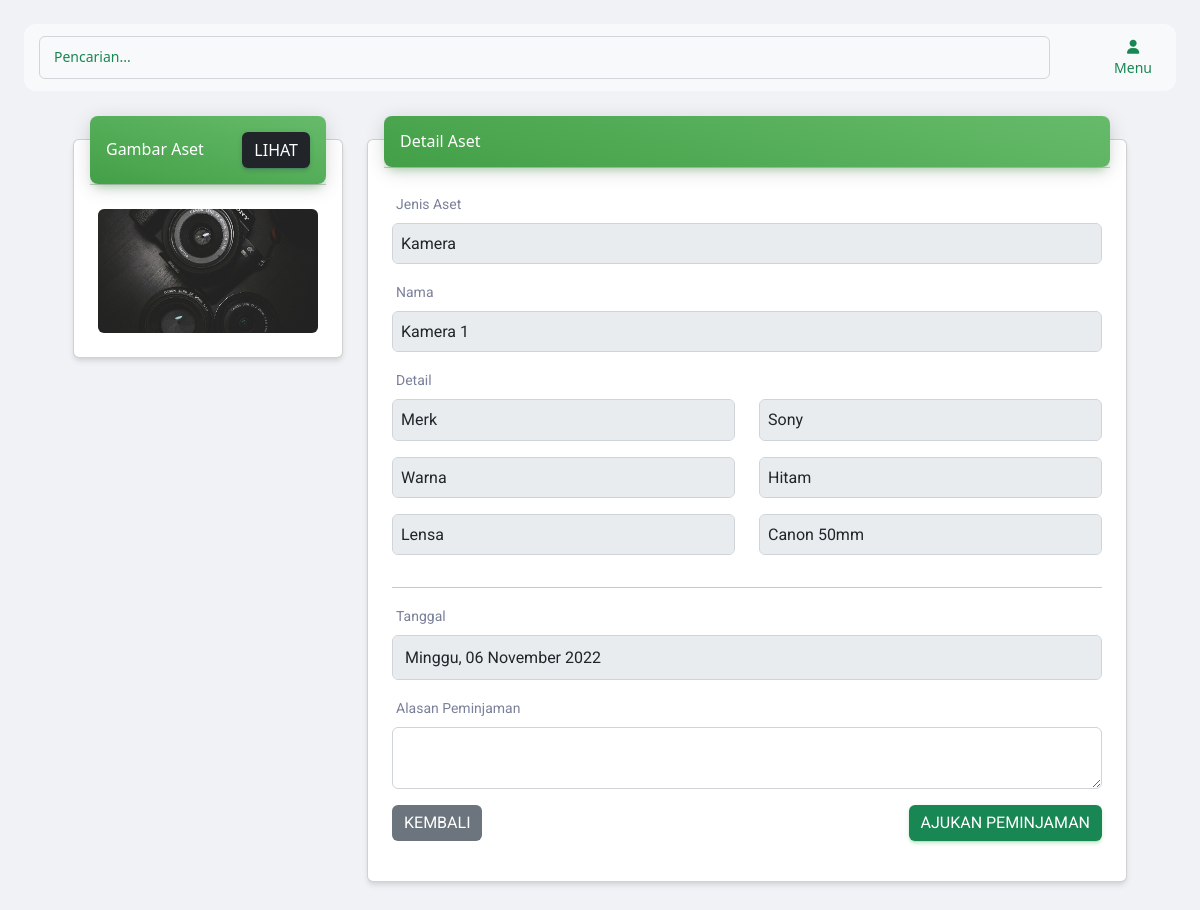
The app's page /index.php?h=pengajuan_peminjaman&id=1 (signed in) with its own data.
### tables this page shows
CREATE TABLE aset(
    id BIGINT UNSIGNED PRIMARY KEY AUTO_INCREMENT,
    id_jenis_aset BIGINT UNSIGNED REFERENCES jenis_aset(id),
    id_sifat_aset BIGINT UNSIGNED REFERENCES sifat_aset(id),
    nama VARCHAR(255),
    tanggal_masuk DATE,
    detail JSON,
    foto VARCHAR(255),
    keterangan TEXT
);

CREATE TABLE jenis_aset(
    id BIGINT UNSIGNED PRIMARY KEY AUTO_INCREMENT,
    nama VARCHAR(255),
    keterangan TEXT
);

### helper/date.php (called while the page is built, shortened)
<?php
function tanggalIndonesiaString($date)
{
    $tanggal = explode('-', $date)[2];
    $bulan = explode('-', $date)[1];
    $tahun = explode('-', $date)[0];
    return HARI_DALAM_INDONESIA[Date("w", strtotime($date))] . ', ' . $tanggal . ' ' . BULAN_DALAM_INDONESIA[$bulan - 1] . ' ' . $tahun;
}

### halaman/peminjaman_aset/tambah.php (the view, shortened to what this page needs)
<?php
if (isset($_GET['id'])) {
    $q = "
    SELECT
        ja.nama AS jenis_aset,
        sa.nama AS sifat_aset,
        a.*,
        (SELECT COUNT(a.id) FROM aset AS a INNER JOIN aset_rusak AS ar ON a.id=ar.id_aset) AS rusak,
        (SELECT COUNT(a.id) FROM aset AS a INNER JOIN aset_hilang AS ah ON a.id=ah.id_aset) AS hilang,
        (SELECT COUNT(a.id) FROM aset AS a INNER JOIN pemeliharaan_aset AS plhra ON a.id=plhra.id_aset WHERE plhra.tanggal_selesai IS NULL) AS sedang_pemeliharaan,
        (SELECT COUNT(a.id) FROM aset AS a INNER JOIN peminjaman_aset AS pa ON a.id=pa.id_aset WHERE pa.status BETWEEN 3 AND 5) AS sedang_dipinjam,
        (SELECT COUNT(a.id) FROM aset AS a INNER JOIN peminjaman_aset AS pa ON a.id=pa.id_aset WHERE pa.status = 1) AS sedang_dipesan
    FROM
        aset AS a
    INNER JOIN
        jenis_aset AS ja
    ON
        ja.id=a.id_jenis_aset
    INNER JOIN
        sifat_aset AS sa
    ON
        sa.id=a.id_sifat_aset
    WHERE
        a.id=" . $_GET['id'];
    $result = $mysqli->query($q);
    $data = $result->fetch_assoc();
}
?>
<div class="container-fluid">
    <div id="form-peminjaman" class="row justify-content-center <?= $_GET['id'] ?? 'd-none' ?>">
        <div class="col-12 col-md-3">
            <div class="col-12 mb-5">
                <div class="card my-4">
                    <div class="card-header p-0 position-relative mt-n4 mx-3 z-index-2">
                        <div class="bg-gradient-success shadow-success border-radius-lg p-3 d-flex justify-content-between align-items-center">
                            <h6 class="text-white text-capitalize m-0">Gambar Aset</h6>
                            <button class="btn btn-dark m-0" data-bs-toggle="modal" data-bs-target="#detailGambarModal">Lihat</a>
                        </div>
                    </div>
                    <div class="card-body">
                        <img id="foto" src="<?= $data['foto'] ?? 'assets/img/no-image.jpg'; ?>" class="rounded" style="width: 100%; aspect-ratio: 16 / 9; object-fit: cover;">
                    </div>
                </div>
            </div>
        </div>
        <div class="col-12 col-md-8">
            <div class="card my-4">
                <div class="card-header p-0 position-relative mt-n4 mx-3 z-index-2">
                    <div class="bg-gradient-success shadow-success border-radius-lg p-3 d-flex justify-content-between align-items-center">
                        <h6 class="text-white text-capitalize m-0">Detail Aset</h6>
                    </div>
                </div>
                <div class="card-body">
                    <div class="row">
                        <div class="col-12">
                            <form action="" method="POST">
                                <div class="mb-3">
                                    <label class="form-label">Jenis Aset</label>
                                    <input type="text" class="form-control p-2" disabled id="jenis_aset" value="<?= $data['jenis_aset'] ?? ''; ?>">
                                </div>
                                <div class="mb-3">
                                    <label class="form-label">Nama</label>
                                    <input type="text" class="form-control p-2" disabled id="nama" value="<?= $data['nama'] ?? ''; ?>">
                                </div>
                                <div class="mb-3">
                                    <label class="form-label">Detail</label>
                                    <div class="row" id="detail">
                                        <?php if ($data['detail'] ?? false) : ?>
                                            <?php foreach (json_decode($data['detail']) as $key => $value) : ?>
                                                <div class="col-6 mb-3">
                                                    <input type="text" class="form-control p-2 detail" value="<?= $key; ?>" disabled>
                                                </div>
                                                <div class="col-6 mb-3">
                                                    <input type="text" class="form-control p-2 detail" value="<?= $value; ?>" disabled>
                                                </div>
                                            <?php endforeach; ?>
                                        <?php endif; ?>
                                    </div>
                                </div>
                                <hr>
                                <div class="mb-3">
                                    <label class="form-label">Tanggal</label>
                                    <input type="text" class="form-control" value="<?= tanggalIndonesiaString(Date("Y-m-d")); ?>" disabled>
                                </div>
                                <div class="mb-3">
                                    <label for="alasan_peminjaman" class="form-label">Alasan Peminjaman</label>
                                    <textarea name="alasan_peminjaman" id="alasan_peminjaman" class="form-control" autofocus></textarea>
                                </div>
                                <div class="d-flex justify-content-between flex-wrap">
                                    <div class="d-flex align-items-center flex-grow-1">
                                        <a href="?h=aset_per_jenis_aset&id=<?= $data['id_jenis_aset']; ?>" class="btn btn-secondary">Kembali</a>
                                    </div>
                                    <div class="d-flex justify-content-end align-items-center flex-wrap gap-1 flex-grow-1">
                                        <?php if ($data['rusak'] ?? false) : ?>
                                            <div class="alert alert-danger text-white" role="alert">
                                                Aset Sedang Dalam Keadaan <strong>Rusak</strong>
                                            </div>
                                        <?php elseif ($data['hilang'] ?? false) : ?>
                                            <div class="alert alert-danger text-white" role="alert">
                                                Aset Sedang Dalam Keadaan <strong>Hilang</strong>
                                            </div>
                                        <?php elseif ($data['sedang_pemeliharaan'] ?? false) : ?>
                                            <div class="alert alert-warning text-white" role="alert">
                                                Aset Sedang Dalam Keadaan <strong>Masa Pemeliharaan</strong>
                                            </div>
                                        <?php elseif ($data['sedang_dipesan'] ?? false) : ?>
                                            <div class="alert alert-info text-white" role="alert">
                                                Aset Sedang Dalam Keadaan <strong>Pengajuan Peminjaman Oleh Pegawai Lain</strong></div>
                                        <?php elseif ($data['sedang_dipinjam'] ?? false) : ?>
                                            <div class="alert alert-info text-white" role="alert">
                                                Aset Sedang Dalam Keadaan <strong>Dipinjam</strong> oleh pegawai lain. Tunggu pengembalian terlebih dahulu untuk dapat meminjam aset ini.
                                            </div>
                                        <?php else : ?>
                                            <button type="submit" name="submit" class="btn btn-success" onclick="return confirm('Yakin?')">Ajukan Peminjaman</button>
                                        <?php endif; ?>
                                    </div>
                                </div>
                            </form>
                        </div>
                    </div>
                </div>
            </div>
        </div>
    </div>
</div>

### index.php (shortened to what this page needs)
<!DOCTYPE html>
<html lang="en">
<head>
    <link href="./assets/css/nucleo-icons.css" rel="stylesheet" />
    <link href="./assets/css/nucleo-svg.css" rel="stylesheet" />
    <link id="pagestyle" href="./assets/css/material-dashboard.css?v=3.0.4" rel="stylesheet" />
    <link rel="stylesheet" href="https://cdnjs.cloudflare.com/ajax/libs/twitter-bootstrap/5.2.0/css/bootstrap.min.css">
    <link rel="stylesheet" href="https://cdn.datatables.net/1.12.1/css/dataTables.bootstrap5.min.css">
    <?php include_once('komponen/js.php'); ?>
</head>
<body class="g-sidenav-show bg-gray-200">
    <?php
    if ($_SESSION['user']['status'] === 'pegawai') {
        if (isset($_GET['h'])) {
            if ($_GET['h'] === 'pengajuan_peminjaman')
                $page = "halaman/peminjaman_aset/tambah.php";
        } else
            $page = 'halaman/peminjaman_aset/index.php';
    }
    ?>
    <main class="main-content position-relative max-height-vh-100 h-100 border-radius-lg ">
        <?php if ($_SESSION['user']['status'] === 'pegawai') include_once('komponen/navbar.php'); ?>
        <div class="container-fluid py-4">
            <?php
            include_once('helper/date.php');
            include_once($page);
            ?>
        </div>
    </main>
</body>
</html>

### komponen/js.php (shortened to what this page needs)
<link rel="stylesheet" href="https://cdnjs.cloudflare.com/ajax/libs/animate.css/4.1.1/animate.min.css" />

### komponen/navbar.php (shortened to what this page needs)
<nav class="navbar navbar-main navbar-expand-lg px-0 mx-4 shadow-none border-radius-xl bg-light mt-4" id="navbarBlur" data-scroll="true">
    <div class="container-fluid py-1 px-3">
        <div class="collapse navbar-collapse mt-sm-0 me-md-0 me-sm-4" id="navbar">
            <div class="w-100 pe-md-5 d-flex align-items-center">
                <div class="input-group input-group-outline">
                    <label class="form-label text-success">Pencarian...</label>
                    <input type="text" class="form-control">
                </div>
            </div>
            <ul class="ms-3 navbar-nav justify-content-end" style="flex: 1;">
                <li class="nav-item dropdown pe-2 d-flex align-items-center">
                    <a href="javascript:;" class="nav-link text-success p-0 text-center" id="dropdownMenuButton" data-bs-toggle="dropdown" aria-expanded="false">
                        <i class="fa fa-user"></i> Menu
                    </a>
                </li>
            </ul>
        </div>
    </div>
</nav>

### records on screen
aset: foto (picture), id_jenis_aset.nama "Kamera", nama "Kamera 1", detail "Sony", detail "Hitam", detail "Canon 50mm"
